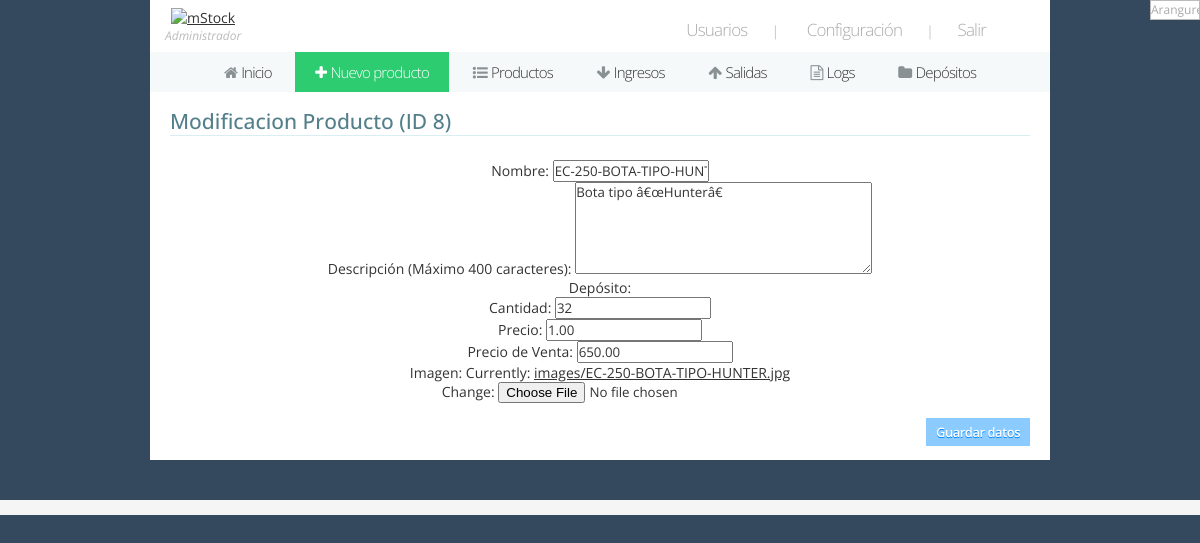
Before: /producto_ab/8 (signed in) with the older database file.
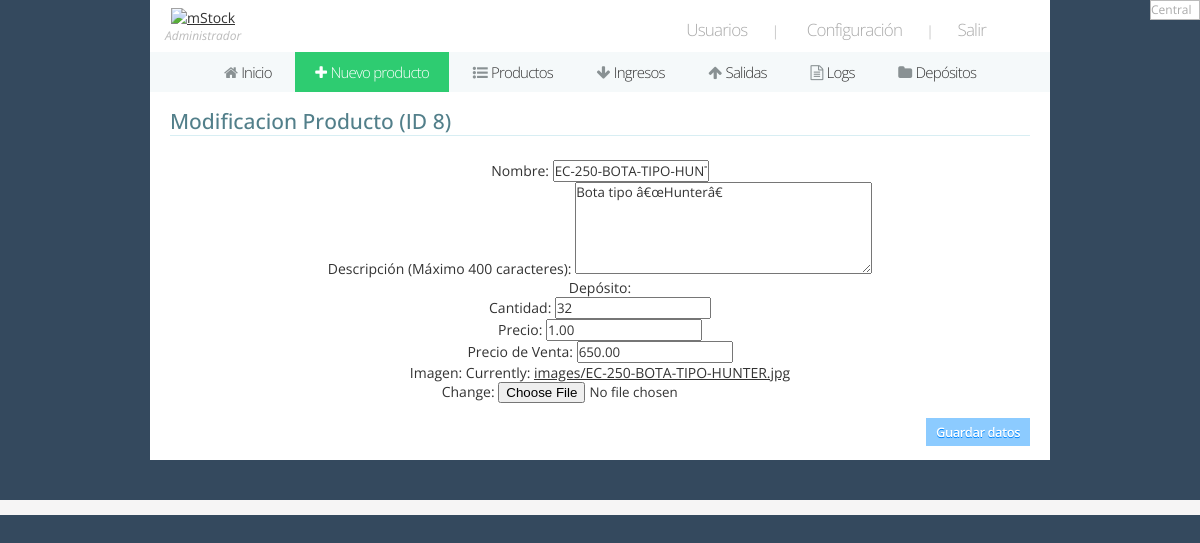
After: the same page with the newer database file.
### mystock/models.py (models this page shows, shortened)
class Producto(models.Model):
	name = models.CharField(max_length = 200)
	descrp = models.CharField(max_length = 400)
	deposito = models.ForeignKey(Deposito, on_delete = models.CASCADE)
	qty = models.IntegerField()
	price = models.DecimalField(max_digits = 20, decimal_places = 2)
	price_venta = models.DecimalField(max_digits = 20, decimal_places = 2)
	date_add = models.DateField(auto_now = True)
	imagen = models.ImageField(upload_to = 'images/', null = True, verbose_name = '' )

class Deposito(models.Model):
	name = models.CharField(max_length=200)
	place = models.CharField(max_length=200)
	descrp = models.CharField(max_length=400)
	date_added = models.DateField(auto_now=True)
	def __str__(self):
		return(self.name)

### mystock/views.py (the view, shortened to what this page needs)
# urls.py: path('producto_ab/<int:id>', producto_ab, name = 'producto_ab'),
@login_required
def producto_ab(request, id):
	user = request.user
	usuario = Usuario.objects.get(id = user.id)
	if(usuario.role == 4):
		return(redirect('productos/'))
	if (request.method == 'GET'):
		if (id == 0):
			form = ProductoForm()
		else:
			producto = Producto.objects.get(pk = id)
			form = ProductoForm(initial={
				'name':producto.name, 'descrp':producto.descrp, 'qty':producto.qty,
				'price':producto.price, 'price_venta':producto.price_venta,
				'deposito':producto.deposito_id, 'imagen':producto.imagen})
		ctx = {'pagina':2,
			'datos':[usuario.role.id, usuario.role.name],
			'id':id,
			'form':form}
		return(render(request, 'producto_ab.html', ctx))
	return(redirect('productos'))

### mystock/forms.py
class ProductoForm(forms.ModelForm):
    class Meta:
        model = Producto
        fields = ('name', 'descrp', 'deposito', 'qty', 'price', 'price_venta', 'imagen')
        labels = {
            'name':'Nombre',
            'descrp':'Descripción (Máximo 400 caracteres)',
            'deposito':'Depósito',
            'qty':'Cantidad',
            'price':'Precio',
            'price_venta':'Precio de Venta',
            'imagen':'Imagen',
        }
        widgets = { 'descrp':forms.Textarea(attrs={'cols':'40', 'rows':'5'}) }

### mystock/templates/producto_ab.html (shortened to what this page needs)
{% extends 'header.html' %}
{% load static %}
{% block cuerpo %}
		<div class="wrapper-pad">
			{% if id == 0 %}
				<h2>Nuevo producto</h2>
			{% else %}
				<h2>Modificacion Producto (ID {{ id }})</h2>
			{% endif %}
			<div class="center">
					<form method="post" action="" name="new-producto" enctype='multipart/form-data'>
						<br>
						{{ form.as_p }}
						<br>
						<input type="submit" name="producto-submit" class="ni btn blue" value="Guardar datos" />
						<br><br>
					</form>
				</div>
			</div>
		</div>
		<div class="border" style="margin-bottom:30px;"></div>
{% endblock %}

Changed rows visible on the page:
changed Producto "Bota tipo â€œHunterâ€": deposito "Aranguren2" → "Central"
